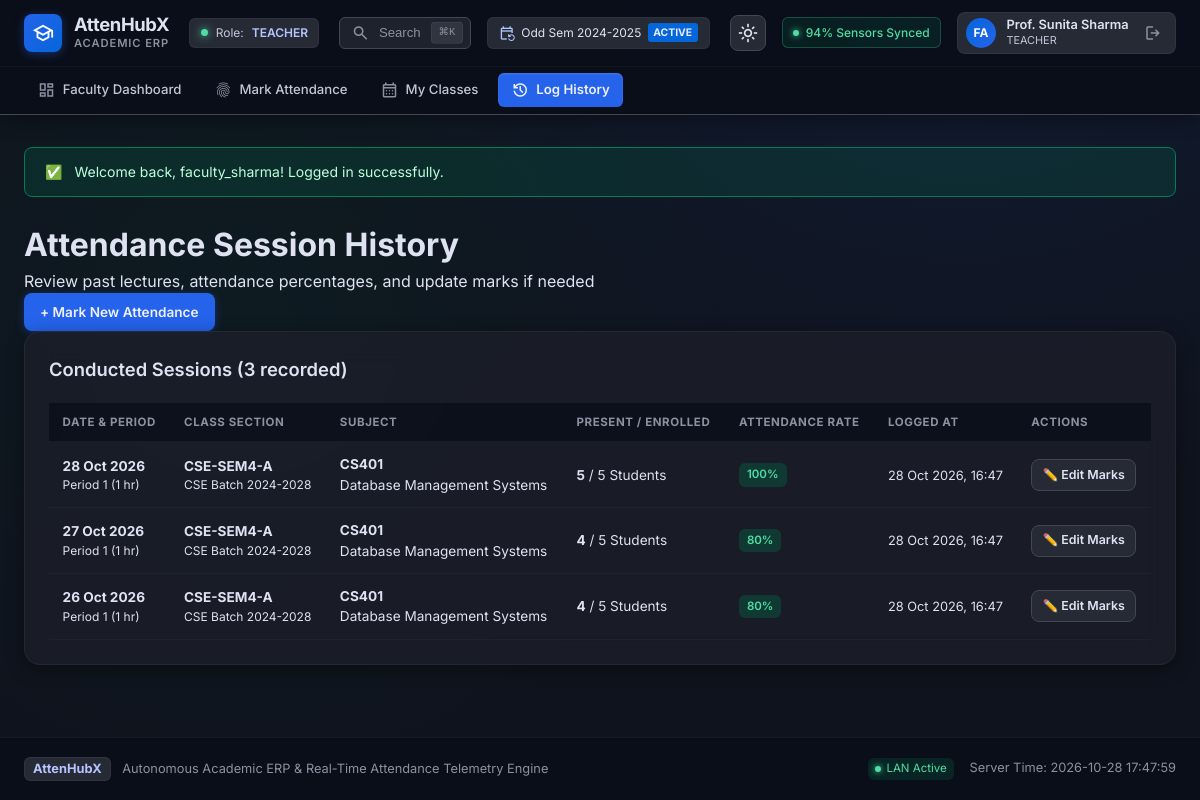
The page /faculty/attendance_history.php (signed in) on the database its author committed.
### tables this page shows
CREATE TABLE `class_sessions` (
    `id` BIGINT UNSIGNED AUTO_INCREMENT PRIMARY KEY,
    `class_id` BIGINT UNSIGNED NOT NULL,
    `class_subject_id` BIGINT UNSIGNED NOT NULL,
    `session_date` DATE NOT NULL,
    `period_number` TINYINT NOT NULL,
    `assigned_teacher_id` BIGINT UNSIGNED NOT NULL,
    `conducted_by_teacher_id` BIGINT UNSIGNED NOT NULL,
    `contact_hours` DECIMAL(5,2) DEFAULT 1.00,
    `status` VARCHAR(30) NOT NULL DEFAULT 'CONDUCTED',
    `source` VARCHAR(30) NOT NULL DEFAULT 'DIRECT_ENTRY',
    `created_at` DATETIME NOT NULL DEFAULT CURRENT_TIMESTAMP,
    `updated_at` DATETIME NOT NULL DEFAULT CURRENT_TIMESTAMP ON UPDATE CURRENT_TIMESTAMP,
    FOREIGN KEY (`class_id`) REFERENCES `classes`(`id`) ON DELETE RESTRICT,
    FOREIGN KEY (`class_subject_id`) REFERENCES `class_subjects`(`id`) ON DELETE RESTRICT,
    FOREIGN KEY (`assigned_teacher_id`) REFERENCES `teachers`(`id`) ON DELETE RESTRICT,
    FOREIGN KEY (`conducted_by_teacher_id`) REFERENCES `teachers`(`id`) ON DELETE RESTRICT,
    INDEX `idx_sessions_class_date` (`class_id`, `session_date`),
    INDEX `idx_sessions_subject_date` (`class_subject_id`, `session_date`),
    INDEX `idx_sessions_teacher_date` (`conducted_by_teacher_id`, `session_date`)
);

CREATE TABLE `classes` (
    `id` BIGINT UNSIGNED AUTO_INCREMENT PRIMARY KEY,
    `admission_batch_id` BIGINT UNSIGNED NOT NULL,
    `semester_id` BIGINT UNSIGNED NOT NULL,
    `section_name` VARCHAR(20) NOT NULL,
    `class_code` VARCHAR(50) UNIQUE NULL,
    `is_active` BOOLEAN DEFAULT TRUE,
    `created_at` DATETIME NOT NULL DEFAULT CURRENT_TIMESTAMP,
    `updated_at` DATETIME NOT NULL DEFAULT CURRENT_TIMESTAMP ON UPDATE CURRENT_TIMESTAMP,
    UNIQUE KEY `uk_batch_sem_sec` (`admission_batch_id`, `semester_id`, `section_name`),
    FOREIGN KEY (`admission_batch_id`) REFERENCES `admission_batches`(`id`) ON DELETE RESTRICT,
    FOREIGN KEY (`semester_id`) REFERENCES `semesters`(`id`) ON DELETE RESTRICT,
    INDEX `idx_classes_batch` (`admission_batch_id`),
    INDEX `idx_classes_sem` (`semester_id`)
);

CREATE TABLE `admission_batches` (
    `id` BIGINT UNSIGNED AUTO_INCREMENT PRIMARY KEY,
    `academic_year_id` BIGINT UNSIGNED NOT NULL,
    `department_id` BIGINT UNSIGNED NOT NULL,
    `specialization_id` BIGINT UNSIGNED NULL,
    `batch_name` VARCHAR(50) NOT NULL,
    `admission_year` YEAR NOT NULL,
    `created_at` DATETIME NOT NULL DEFAULT CURRENT_TIMESTAMP,
    FOREIGN KEY (`academic_year_id`) REFERENCES `academic_years`(`id`) ON DELETE RESTRICT,
    FOREIGN KEY (`department_id`) REFERENCES `departments`(`id`) ON DELETE RESTRICT,
    FOREIGN KEY (`specialization_id`) REFERENCES `specializations`(`id`) ON DELETE RESTRICT
);

### includes/functions.php (called while the page is built, shortened)
<?php
function e(?string $str): string {
    return htmlspecialchars($str ?? '', ENT_QUOTES, 'UTF-8');
}
function base_url(string $path = ''): string {
    static $base = null;
    if ($base === null) {
        $script_dir = dirname($_SERVER['SCRIPT_NAME'] ?? '');
        $patterns = ['/admin', '/faculty', '/hod', '/student', '/auth'];
        $clean_dir = $script_dir;
        foreach ($patterns as $p) {
            if (substr($clean_dir, -strlen($p)) === $p) {
                $clean_dir = substr($clean_dir, 0, -strlen($p));
            }
        }
        $clean_dir = rtrim(str_replace('\\', '/', $clean_dir), '/');
        $base = $clean_dir;
    }
    $path = ltrim($path, '/');
    return ($base === '' ? '' : $base) . ($path !== '' ? '/' . $path : '/');
}
function format_date(?string $date, string $format = 'd M Y'): string {
    $time = strtotime($date);
    return $time ? date($format, $time) : $date;
}

### faculty/attendance_history.php (the view, shortened to what this page needs)
<?php
require_once __DIR__ . '/../includes/header.php';
$db = get_db();
$user = current_user();
$teacher_id = $user['teacher_id'] ?? null;
$sql = "
    SELECT
        cs.id, cs.session_date, cs.period_number, cs.contact_hours, cs.status, cs.created_at,
        c.class_code, c.section_name, b.batch_name, sem.name AS semester_name,
        s.code AS subject_code, s.name AS subject_name,
        (SELECT COUNT(*) FROM attendance_records WHERE class_session_id = cs.id) AS total_students,
        (SELECT COUNT(*) FROM attendance_records WHERE class_session_id = cs.id AND status = 'PRESENT') AS present_students
    FROM class_sessions cs
    JOIN classes c ON cs.class_id = c.id
    JOIN admission_batches b ON c.admission_batch_id = b.id
    JOIN semesters sem ON c.semester_id = sem.id
    JOIN class_subjects csub ON cs.class_subject_id = csub.id
    JOIN subjects s ON csub.subject_id = s.id
    WHERE cs.conducted_by_teacher_id = ?
    ORDER BY cs.session_date DESC, cs.period_number DESC
";
$stmt = $db->prepare($sql);
$stmt->execute([$teacher_id]);
$sessions = $stmt->fetchAll();
?>
<div class="page-header">
    <div>
        <h1 class="page-title">Attendance Session History</h1>
        <p class="page-subtitle">Review past lectures, attendance percentages, and update marks if needed</p>
    </div>
    <div>
        <a href="<?= base_url('faculty/take_attendance.php') ?>" class="btn btn-primary">+ Mark New Attendance</a>
    </div>
</div>
<div class="card">
    <div class="card-header">
        <h2 class="card-title">Conducted Sessions (<?= count($sessions) ?> recorded)</h2>
    </div>
    <div class="card-body" style="padding: 0;">
        <div class="table-responsive">
            <table class="data-table">
                <thead>
                    <tr>
                        <th>Date & Period</th>
                        <th>Class Section</th>
                        <th>Subject</th>
                        <th>Present / Enrolled</th>
                        <th>Attendance Rate</th>
                        <th>Logged At</th>
                        <th>Actions</th>
                    </tr>
                </thead>
                <tbody>
                    <?php if (empty($sessions)): ?>
                        <tr>
                            <td colspan="7" style="text-align: center; color: var(--text-muted); padding: 3rem;">
                                No attendance sessions recorded yet. Click "+ Mark New Attendance" above.
                            </td>
                        </tr>
                    <?php else: ?>
                        <?php foreach ($sessions as $s): ?>
                            <?php
                                $tot = (int)$s['total_students'];
                                $prs = (int)$s['present_students'];
                                $pct = $tot > 0 ? round(($prs / $tot) * 100, 1) : 0;
                            ?>
                            <tr>
                                <td>
                                    <strong><?= format_date($s['session_date']) ?></strong>
                                    <div style="font-size: 0.75rem; color: var(--text-muted);">Period <?= $s['period_number'] ?> (<?= (float)$s['contact_hours'] ?> hr)</div>
                                </td>
                                <td>
                                    <strong><?= e($s['class_code'] ?: "Section {$s['section_name']}") ?></strong>
                                    <div style="font-size: 0.75rem; color: var(--text-muted);"><?= e($s['batch_name']) ?></div>
                                </td>
                                <td>
                                    <strong><?= e($s['subject_code']) ?></strong>
                                    <div style="font-size: 0.85rem;"><?= e($s['subject_name']) ?></div>
                                </td>
                                <td>
                                    <strong><?= $prs ?></strong> / <?= $tot ?> Students
                                </td>
                                <td>
                                    <span class="badge <?= $pct >= 75 ? 'badge-success' : 'badge-danger' ?>">
                                        <?= $pct ?>%
                                    </span>
                                </td>
                                <td>
                                    <span style="font-size: 0.8rem; color: var(--text-muted);"><?= format_date($s['created_at'], 'd M Y, H:i') ?></span>
                                </td>
                                <td>
                                    <a href="<?= base_url('faculty/take_attendance.php?session_id=' . $s['id']) ?>" class="btn btn-secondary btn-sm">
                                        ✏️ Edit Marks
                                    </a>
                                </td>
                            </tr>
                        <?php endforeach; ?>
                    <?php endif; ?>
                </tbody>
            </table>
        </div>
    </div>
</div>
<?php require_once __DIR__ . '/../includes/footer.php'; ?>

### assets/css/style.css (style rules this page uses)
:root, [data-theme="dark"], html.dark { --bg-base: #0f131d; --surface: #0f131d; --surface-container-lowest: #0a0e18; --surface-container-low: #171b26; --surface-container: #1c1f2a; --surface-container-high: #262a35; --surface-container-highest: #313540; --surface-bright: #353944; --surface-variant: #313540; --on-surface: #dfe2f1; --on-surface-variant: #c3c6d7; --outline: #8d90a0; --outline-variant: #434655; --primary: #b4c5ff; --primary-container: #2563eb; --on-primary: #002a78; --on-primary-container: #eeefff; --secondary: #adc6ff; --secondary-container: #0566d9; --on-secondary-container: #e6ecff; --tertiary: #4edea3; --tertiary-container: #007d55; --on-tertiary-container: #bdffdb; --tertiary-fixed-dim: #4edea3; --error: #ffb4ab; --error-container: #93000a; --on-error-container: #ffdad6; --warning: #fbbf24; --warning-container: #78350f; --on-warning-container: #fef3c7; --radius-sm: 0.375rem; --radius-md: 0.5rem; --radius-lg: 0.75rem; --radius-xl: 1rem; --radius-full: 9999px; --shadow-card: 0 4px 20px -2px rgba(0, 0, 0, 0.45); --shadow-glow-primary: 0 0 35px -5px rgba(37, 99, 235, 0.25); --shadow-glow-tertiary: 0 0 35px -5px rgba(78, 222, 163, 0.2); --font-sans: 'Inter', -apple-system, BlinkMacSystemFont, 'Segoe UI', Roboto, sans-serif; }
* { box-sizing: border-box; margin: 0; padding: 0; }
html, body { background-color: var(--bg-base); color: var(--on-surface); font-family: var(--font-sans); line-height: 1.5; -webkit-font-smoothing: antialiased; min-height: 100vh; scrollbar-width: none; -ms-overflow-style: none; }
* { scrollbar-width: none !important; -ms-overflow-style: none !important; }
body.AttenHubX-app { display: flex; flex-direction: column; min-height: 100vh; background: radial-gradient(circle at 80% -20%, rgba(37, 99, 235, 0.12) 0%, transparent 50%), radial-gradient(circle at 20% 40%, rgba(0, 125, 85, 0.08) 0%, transparent 45%), var(--bg-base); }
a { color: var(--primary); text-decoration: none; transition: color 0.15s ease; }
.btn { display: inline-flex; align-items: center; gap: 0.45rem; padding: 0.55rem 1rem; border-radius: var(--radius-md); font-size: 0.85rem; font-weight: 600; cursor: pointer; text-decoration: none; border: none; transition: all 0.15s ease; }
.btn-primary { background: var(--primary-container); color: var(--on-primary-container); box-shadow: 0 2px 10px rgba(37, 99, 235, 0.35); }
.btn-secondary { background: var(--surface-container-high); color: var(--on-surface); border: 1px solid var(--outline-variant); }
.btn-sm { padding: 0.35rem 0.65rem; font-size: 0.775rem; }
.card { background: rgba(28, 31, 42, 0.8); backdrop-filter: blur(16px); border: 1px solid rgba(255, 255, 255, 0.05); border-radius: var(--radius-xl); padding: 1.5rem; box-shadow: var(--shadow-card); margin-bottom: 1.5rem; }
.card-header { display: flex; align-items: center; justify-content: space-between; margin-bottom: 1.25rem; }
.card-title { font-size: 1.15rem; font-weight: 600; color: var(--on-surface); }
.table-responsive { overflow-x: auto; width: 100%; }
.data-table { width: 100%; border-collapse: collapse; }
.data-table th { background: rgba(10, 14, 24, 0.8); color: var(--outline); font-size: 0.72rem; text-transform: uppercase; letter-spacing: 0.05em; padding: 0.65rem 0.85rem; text-align: left; border-bottom: 1px solid rgba(255, 255, 255, 0.05); }
.data-table td { padding: 0.75rem 0.85rem; border-bottom: 1px solid rgba(255, 255, 255, 0.03); color: var(--on-surface); font-size: 0.85rem; }
.badge { display: inline-flex; align-items: center; padding: 0.2rem 0.5rem; border-radius: var(--radius-sm); font-size: 0.72rem; font-weight: 600; }
.badge-success { background: rgba(0, 125, 85, 0.3); color: var(--tertiary); }

### rows shown on the page
class_sessions: session_date "28 Oct 2026", period_number "1", contact_hours "1", class.class_code "CSE-SEM4-A", admission_batches.batch_name "CSE Batch 2024-2028", subject_code "CS401", subject_name "Database Management Systems", prs "5", tot "5", pct "100", created_at "28 Oct 2026, 16:47"
class_sessions: session_date "27 Oct 2026", period_number "1", contact_hours "1", class.class_code "CSE-SEM4-A", admission_batches.batch_name "CSE Batch 2024-2028", subject_code "CS401", subject_name "Database Management Systems", prs "4", tot "5", pct "80", created_at "28 Oct 2026, 16:47"
class_sessions: session_date "26 Oct 2026", period_number "1", contact_hours "1", class.class_code "CSE-SEM4-A", admission_batches.batch_name "CSE Batch 2024-2028", subject_code "CS401", subject_name "Database Management Systems", prs "4", tot "5", pct "80", created_at "28 Oct 2026, 16:47"

### other values the page prints
$user['role'] "TEACHER"
substr($user['username'] ?? 'U', 0, 2) "FA"
$user['display_name'] "Prof. Sunita Sharma"
$flash['message'] "Welcome back, faculty_sharma! Logged in successfully."
count($sessions) "3"
